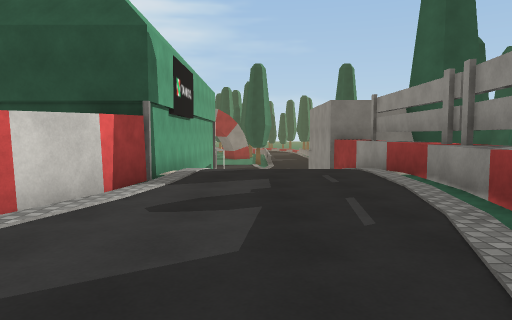
view 1 (above)

24 first-person views from a walk through a 3-D level made in the Unity game engine. The camera is 1.5 m above the floor, tilts 4° down and sees 70° across. The floor is counted in squares, 2 m on a side. Each view is taken from the middle of a square. On the plan, view 1 faces up. The plan holds only what a view shows up to about 11 squares ahead; the rest is blank. The place goes on beyond the plan. The player character is not drawn. Some surface patterns are stand-ins.

view 2
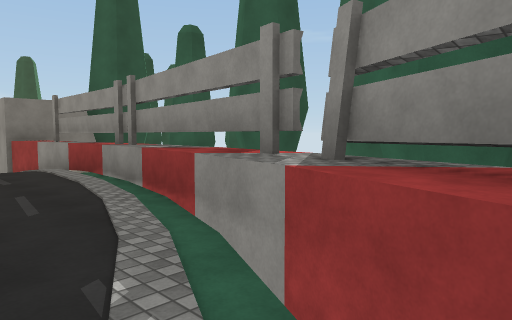

view 3
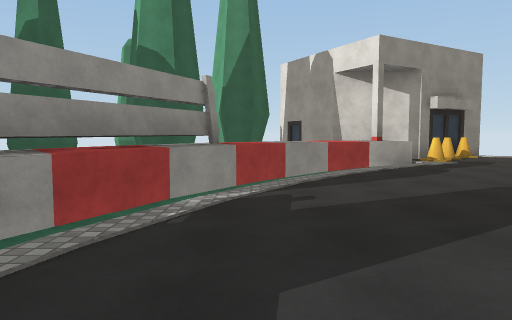

view 4
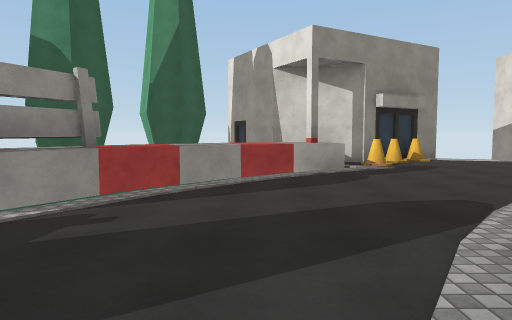

view 5
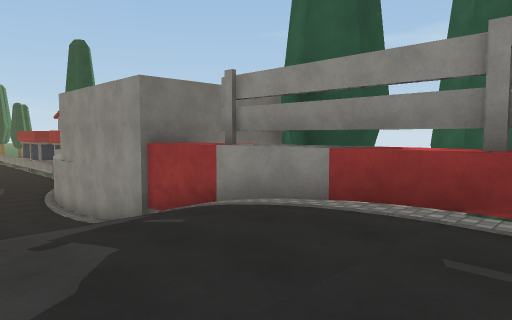

view 6
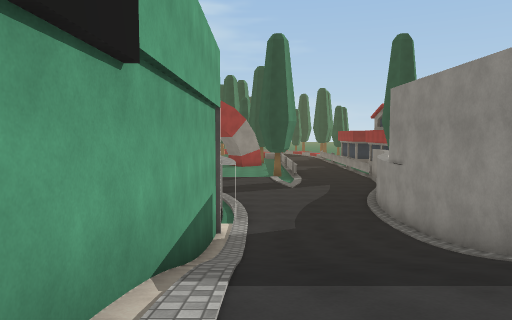

view 7
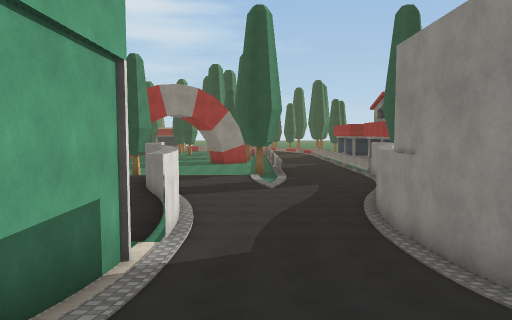

view 8
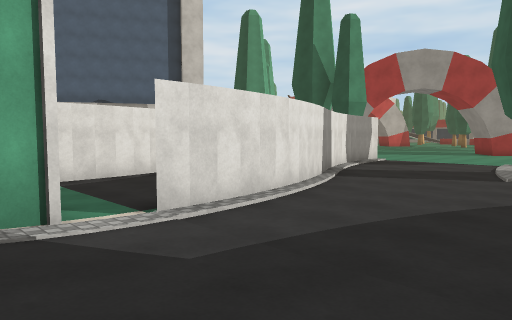

view 9
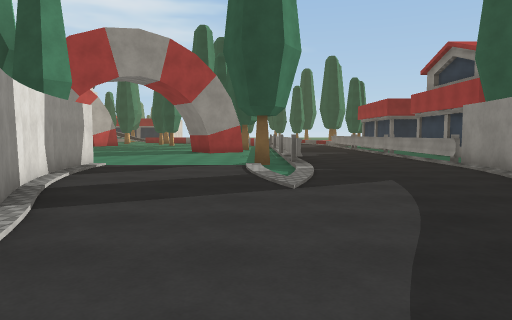

view 10
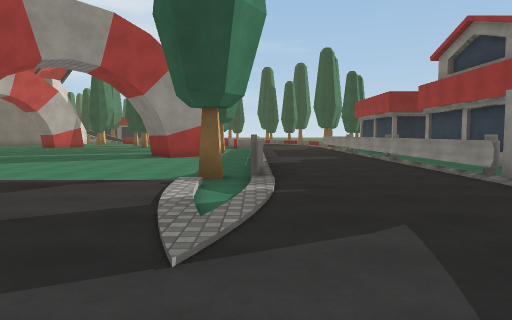

view 11
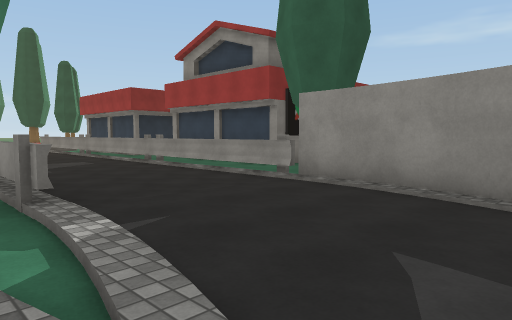

view 12
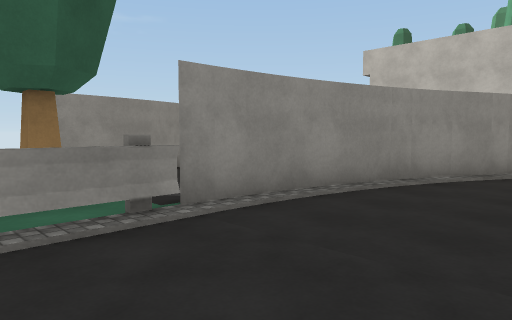

view 13
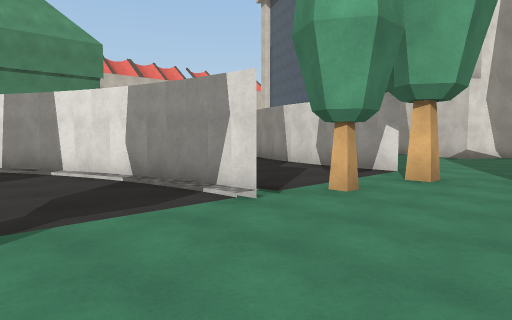

view 14
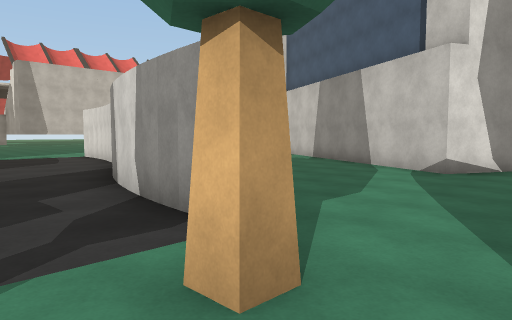

view 15
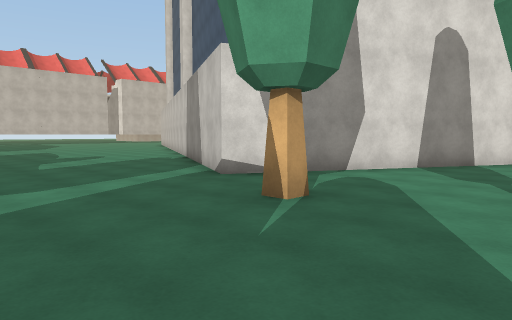

view 16
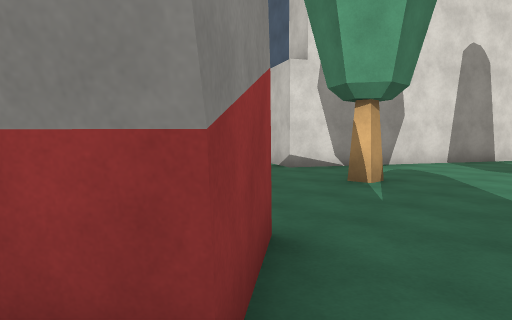

view 17
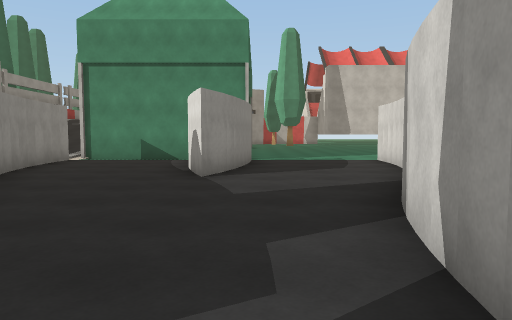

view 18
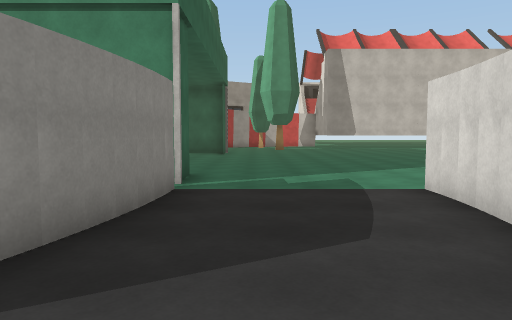

view 19
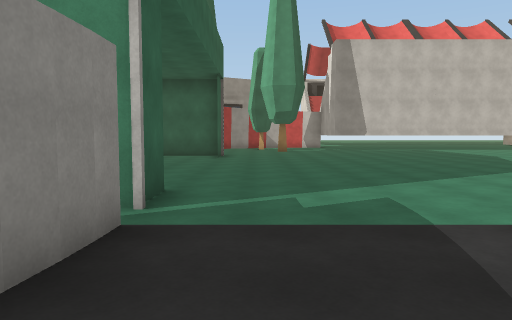

view 20
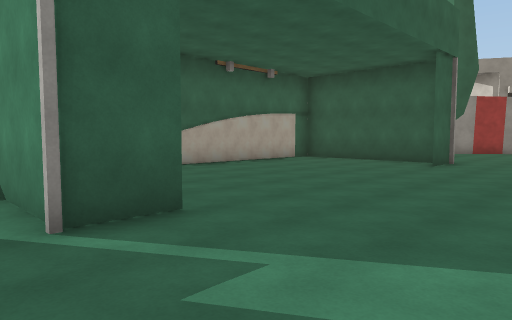

view 21
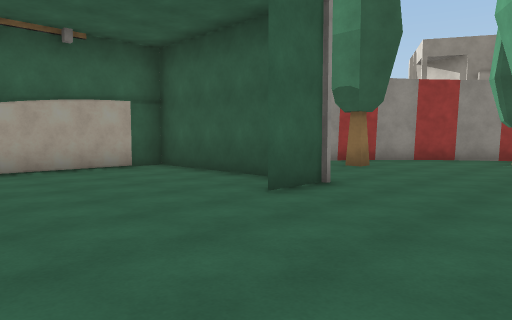

view 22
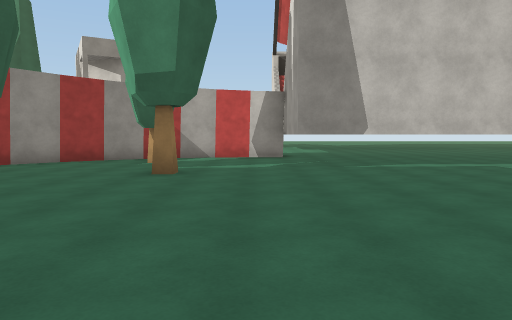

view 23
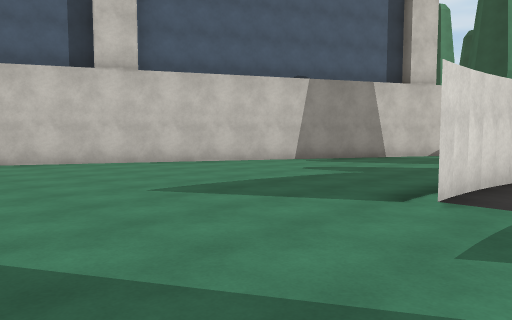

view 24
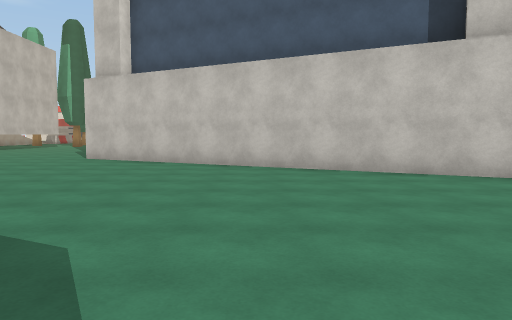

### Floor plan
Key: @ floor where view 1 was taken; # wall or solid block; x gap in a wall; . main floor; : floor 3 m higher than the main floor; / step, stairs or slope; = window, fence, low wall or low ledge; ^ raised ledge; v drop or lower ground; T thing the floor can be seen under or through; O other object.
Columns run from 23 left of view 1 to 9 right of it. Each row starts with its distance up from view 1.
 32            .... ........ ...=.#
 31       ... .....##....... ...=.#
 30    #...........#  ...... ...=.#OO
 29    ###.....O... ........=...=..
 28      ###........O......O#...=.O
 27        ###........O#...//...T.  #
 26         ##.....#...#...//...T.  #
 25         ##.... #...#..../...#   #
 24        ##.....##...#....... #   #
 23        #..... #....##......#
 22       ##..... #.....#......#
 21       #...... ......##....##
 20      ##......#...#...#....#
 19      #......##...#...#....#
 18     ##......#...##...#....#
 17     #.......#...##...x....#
 16    ##...........######....#
 15    #............#.   #////#
 14   ##...............  #////#
 13   #................. #////#
 12  ##..................#////#
 11  #...................#////#
 10 ##...................#////#
  9 #...... .............#////^#
  8 #....     ...........#::::^#
  7 ....      ......#....#::::^#
  6 ..       .......######::::^#
  5         ..........   #::::^
  4         ...........  #::::=
  3        .......O..O.  :::::=
  2       .............# ::::^#
  1       ######......##:::::^#
  0            #...O.##::::@:#
 -1             ....#^::::::^#
 -2                = ::::::v#
 -3                  :::::v^#
 -4                 :::::v^#
 -5                :::::^^#
 -6                :::O^^#
 -7               :::.:x
 -8               ::O

Where each view was taken, in squares from view 1:
view 1: 0 up, 0 right, facing up
view 2: 1 down, 0 right, facing up-right
view 3: 4 up, 0 right, facing down
view 4: 3 up, 2 left, facing down
view 5: 6 up, 1 left, facing up-right
view 6: 8 up, 1 left, facing up
view 7: 11 up, 0 right, facing up
view 8: 15 up, 2 right, facing up-left
view 9: 18 up, 0 right, facing up
view 10: 21 up, 1 right, facing up
view 11: 23 up, 0 right, facing up-right
view 12: 29 up, 2 right, facing down-right
view 13: 30 up, 1 left, facing down-left
view 14: 29 up, 6 left, facing down-left
view 15: 32 up, 9 left, facing down-left
view 16: 32 up, 7 left, facing down-left
view 17: 27 up, 7 left, facing down
view 18: 22 up, 8 left, facing down
view 19: 20 up, 8 left, facing down
view 20: 17 up, 10 left, facing down-right
view 21: 11 up, 10 left, facing down-right
view 22: 10 up, 11 left, facing down
view 23: 13 up, 9 left, facing up-left
view 24: 13 up, 12 left, facing left
